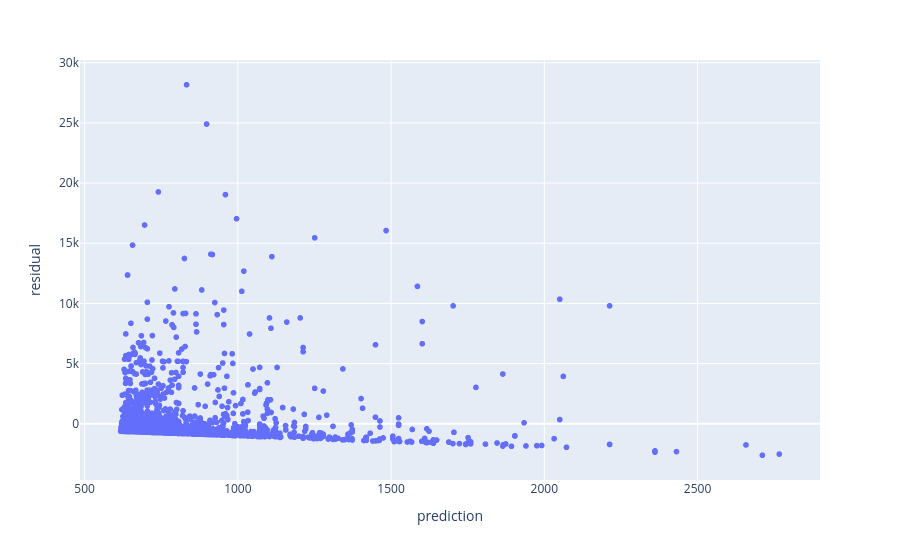

Write notebook code for a chart like this one.
### Code cell
scat = px.scatter(DF_model2, x='prediction', y='residual')
scat.show()

### Figure 1 — Plotly figure (JSON) as saved in the notebook; plotly's stock layout.template omitted (floating-point values rounded to 4 significant figures; data arrays with more than 128 entries replaced by an {"elided": "..."} marker saying what was removed)
{"data": [{"hovertemplate": "prediction=%{x}<br>residual=%{y}<extra></extra>", "legendgroup": "", "marker": {"color": "#636efa", "symbol": "circle"}, "mode": "markers", "name": "", "showlegend": false, "type": "scattergl", "x": {"elided": "3211 float values"}, "xaxis": "x", "y": {"elided": "3211 float values"}, "yaxis": "y"}], "layout": {"legend": {"tracegroupgap": 0}, "margin": {"t": 60}, "xaxis": {"anchor": "y", "domain": [0, 1], "title": {"text": "prediction"}}, "yaxis": {"anchor": "x", "domain": [0, 1], "title": {"text": "residual"}}}}
